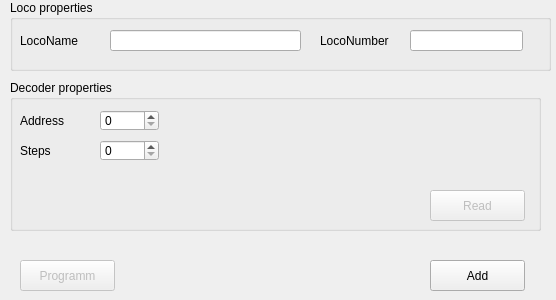
<?xml version="1.0" encoding="UTF-8"?>
<ui version="4.0">
 <class>loco_new</class>
 <widget class="QWidget" name="loco_new">
  <property name="geometry">
   <rect>
    <x>0</x>
    <y>0</y>
    <width>556</width>
    <height>300</height>
   </rect>
  </property>
  <property name="windowTitle">
   <string>Form</string>
  </property>
  <widget class="QPushButton" name="pushButton">
   <property name="geometry">
    <rect>
     <x>430</x>
     <y>260</y>
     <width>95</width>
     <height>31</height>
    </rect>
   </property>
   <property name="text">
    <string>Add</string>
   </property>
  </widget>
  <widget class="QGroupBox" name="groupBox">
   <property name="geometry">
    <rect>
     <x>10</x>
     <y>0</y>
     <width>541</width>
     <height>71</height>
    </rect>
   </property>
   <property name="title">
    <string>Loco properties</string>
   </property>
   <property name="flat">
    <bool>false</bool>
   </property>
   <widget class="QLabel" name="label">
    <property name="geometry">
     <rect>
      <x>10</x>
      <y>30</y>
      <width>81</width>
      <height>21</height>
     </rect>
    </property>
    <property name="text">
     <string>LocoName</string>
    </property>
   </widget>
   <widget class="QLineEdit" name="lineEdit">
    <property name="geometry">
     <rect>
      <x>100</x>
      <y>30</y>
      <width>191</width>
      <height>21</height>
     </rect>
    </property>
   </widget>
   <widget class="QLabel" name="label_3">
    <property name="geometry">
     <rect>
      <x>310</x>
      <y>30</y>
      <width>91</width>
      <height>21</height>
     </rect>
    </property>
    <property name="text">
     <string>LocoNumber</string>
    </property>
   </widget>
   <widget class="QLineEdit" name="lineEdit_2">
    <property name="geometry">
     <rect>
      <x>400</x>
      <y>30</y>
      <width>113</width>
      <height>21</height>
     </rect>
    </property>
   </widget>
  </widget>
  <widget class="QGroupBox" name="groupBox_2">
   <property name="geometry">
    <rect>
     <x>10</x>
     <y>80</y>
     <width>531</width>
     <height>151</height>
    </rect>
   </property>
   <property name="title">
    <string>Decoder properties</string>
   </property>
   <widget class="QPushButton" name="pushButton_2">
    <property name="enabled">
     <bool>false</bool>
    </property>
    <property name="geometry">
     <rect>
      <x>420</x>
      <y>110</y>
      <width>95</width>
      <height>31</height>
     </rect>
    </property>
    <property name="text">
     <string>Read</string>
    </property>
   </widget>
   <widget class="QLabel" name="label_2">
    <property name="geometry">
     <rect>
      <x>10</x>
      <y>30</y>
      <width>67</width>
      <height>21</height>
     </rect>
    </property>
    <property name="text">
     <string>Address</string>
    </property>
   </widget>
   <widget class="QLabel" name="label_5">
    <property name="geometry">
     <rect>
      <x>10</x>
      <y>60</y>
      <width>67</width>
      <height>21</height>
     </rect>
    </property>
    <property name="text">
     <string>Steps</string>
    </property>
   </widget>
   <widget class="QSpinBox" name="spinBox">
    <property name="geometry">
     <rect>
      <x>90</x>
      <y>30</y>
      <width>59</width>
      <height>21</height>
     </rect>
    </property>
    <property name="maximum">
     <number>999</number>
    </property>
   </widget>
   <widget class="QSpinBox" name="spinBox_2">
    <property name="geometry">
     <rect>
      <x>90</x>
      <y>60</y>
      <width>59</width>
      <height>21</height>
     </rect>
    </property>
    <property name="maximum">
     <number>999</number>
    </property>
   </widget>
  </widget>
  <widget class="QPushButton" name="pushButton_3">
   <property name="enabled">
    <bool>false</bool>
   </property>
   <property name="geometry">
    <rect>
     <x>20</x>
     <y>260</y>
     <width>95</width>
     <height>31</height>
    </rect>
   </property>
   <property name="text">
    <string>Programm</string>
   </property>
  </widget>
 </widget>
 <resources/>
 <connections/>
</ui>
